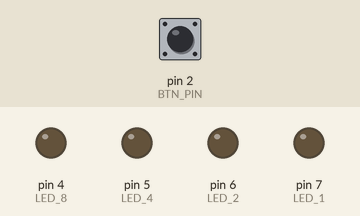
A sketch run on a simulated Arduino Uno, built with avr-gcc and run on an emulated ATmega328P. Parts: output pins drawn as LEDs (lit = HIGH). Inputs (shaded band) come from the test bench; at power-on: pin 2 (BTN_PIN) LOW.

Above: at 1.2 s.
1.3 s: pin 2 (BTN_PIN) pulled HIGH for 1 s
At 3.5 s:
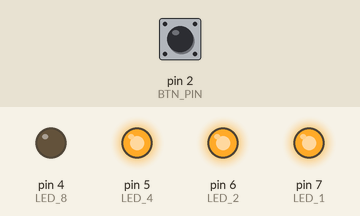
4.3 s: pin 2 (BTN_PIN) pulled HIGH for 0.15 s
At 5.1 s:
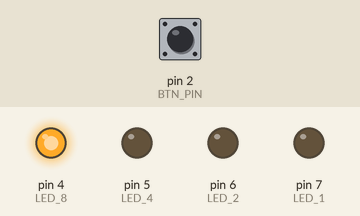
5.9 s: pin 2 (BTN_PIN) pulled HIGH for 0.15 s
At 7.0 s:
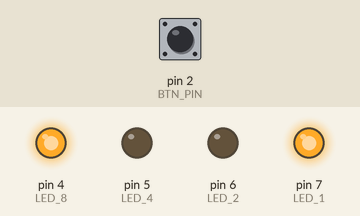
7.5 s: pin 2 (BTN_PIN) pulled HIGH for 3.2 s
At 11.2 s:
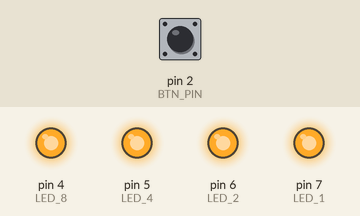
Timing chart, 0 to 12.7 s (numbered marks = the images above; inputs shaded):
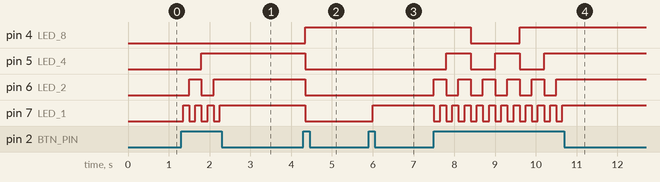

The sketch:

binary_counter.ino
```cpp
// (licence header left out)
#define LED_1 7        //LED corresponding to digit 2^0
#define LED_2 6       //LED corresponding to digit 2^1
#define LED_4 5      //LED corresponding to digit 2^2
#define LED_8 4     //LED coresponding to digit 2^3
#define BTN_PIN 2 //pin connected to push button

int counter = 0;  //counter to hold how many times button has been pressed

void setup() {
  pinMode(LED_1,OUTPUT);
  pinMode(LED_2,OUTPUT);
  pinMode(LED_4,OUTPUT);
  pinMode(LED_8,OUTPUT);
  pinMode(BTN_PIN,INPUT);
}

void loop() {
  if(digitalRead(BTN_PIN) == HIGH) {   //when buton is pressed, set all LED to off.
    digitalWrite(LED_1,LOW);
    digitalWrite(LED_2,LOW);
    digitalWrite(LED_4,LOW);
    digitalWrite(LED_8,LOW);
    counter++;                     //increase counter by 1.
  }
  if(counter & 0b01) {          //if counter has a 1 in 2^0 place
    digitalWrite(LED_1,HIGH);
  }
  if(counter & 0b10) {         //if counter has a 1 in 2^1 place
    digitalWrite(LED_2,HIGH);
  }
  if(counter & 0b100) {        //if counter has a 1 in 2^2 place
    digitalWrite(LED_4,HIGH);
  }
  if(counter & 0b1000) {       //if counter has a 1 in 2^3 place
    digitalWrite(LED_8,HIGH);
  }
  delay(150);                 //delay acts as software debouncing.
}
```

Measured:
- after the input at 1.3 s, pin 5 (LED_4): LOW → HIGH after 0.50 s; pin 6 (LED_2): LOW → HIGH after 0.20 s, → LOW 0.30 s later, → HIGH 0.30 s later; pin 7 (LED_1): alternates HIGH for 0.15 s and LOW for 0.15 s, 7 changes in all, then stays HIGH, starting after 0.05 s
- after the input at 4.3 s, pin 4 (LED_8): LOW → HIGH after 0.05 s; pin 5 (LED_4), pin 6 (LED_2), pin 7 (LED_1): HIGH → LOW after 0.05 s
- after the input at 5.9 s, pin 7 (LED_1): LOW → HIGH after 0.10 s
- after the input at 7.5 s, pin 4 (LED_8): HIGH → LOW after 0.90 s, → HIGH 1.2 s later; pin 5 (LED_4): alternates HIGH for 0.60 s and LOW for 0.60 s, 5 changes in all, then stays HIGH, starting after 0.30 s
